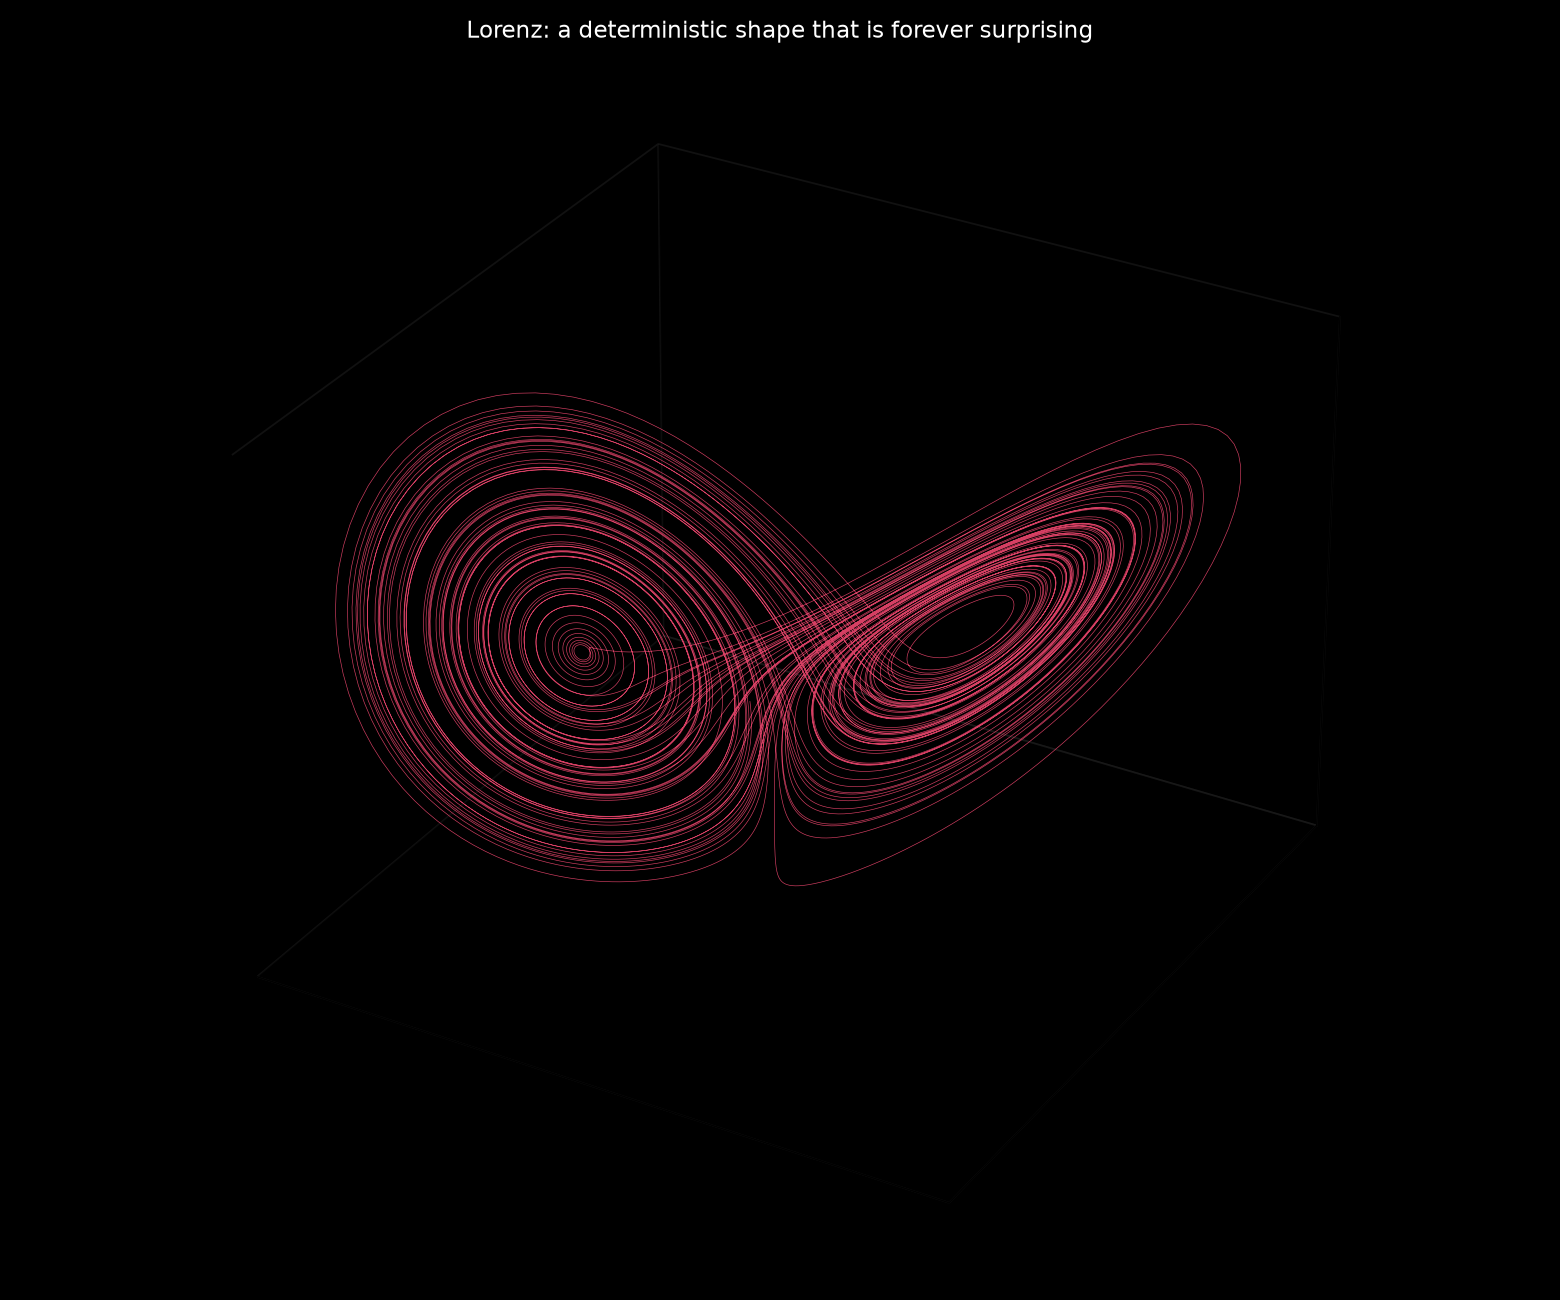

Python code for this plot:
"""Lens 6: Lorenz attractor — deterministic chaos wearing a shape.

Three coupled nonlinear ODEs (Lorenz, 1963) produce a strange
attractor: a fractal of dimension ~2.06 inside 3-space. The system
is fully deterministic and yet unpredictable in detail.
"""
import numpy as np
import matplotlib.pyplot as plt
from mpl_toolkits.mplot3d import Axes3D  # noqa: F401  (registers projection)


def lorenz(N=20000, dt=0.005, sigma=10.0, rho=28.0, beta=8.0 / 3.0,
           x0=(0.1, 0.0, 0.0)):
    x, y, z = x0
    xs = np.empty(N)
    ys = np.empty(N)
    zs = np.empty(N)
    for i in range(N):
        xs[i] = x
        ys[i] = y
        zs[i] = z
        dx = sigma * (y - x)
        dy = x * (rho - z) - y
        dz = x * y - beta * z
        x += dx * dt
        y += dy * dt
        z += dz * dt
    return xs, ys, zs


def draw(save_path='lorenz.png'):
    xs, ys, zs = lorenz()
    # skip transient
    xs, ys, zs = xs[1000:], ys[1000:], zs[1000:]

    fig = plt.figure(figsize=(12, 10))
    fig.patch.set_facecolor('#000')
    ax = fig.add_subplot(111, projection='3d')
    ax.set_facecolor('#000')
    ax.plot(xs, ys, zs, lw=0.35, color='#ef476f', alpha=0.9)
    ax.set_title('Lorenz: a deterministic shape that is forever surprising',
                 color='white', fontsize=13)
    ax.set_xticks([]); ax.set_yticks([]); ax.set_zticks([])
    for axis in (ax.xaxis, ax.yaxis, ax.zaxis):
        axis.pane.set_facecolor('#000')
        axis.pane.set_edgecolor('#222')
    plt.tight_layout()
    plt.savefig(save_path, dpi=130, facecolor='#000')
    plt.close()
    return save_path


if __name__ == '__main__':
    print('wrote', draw())
